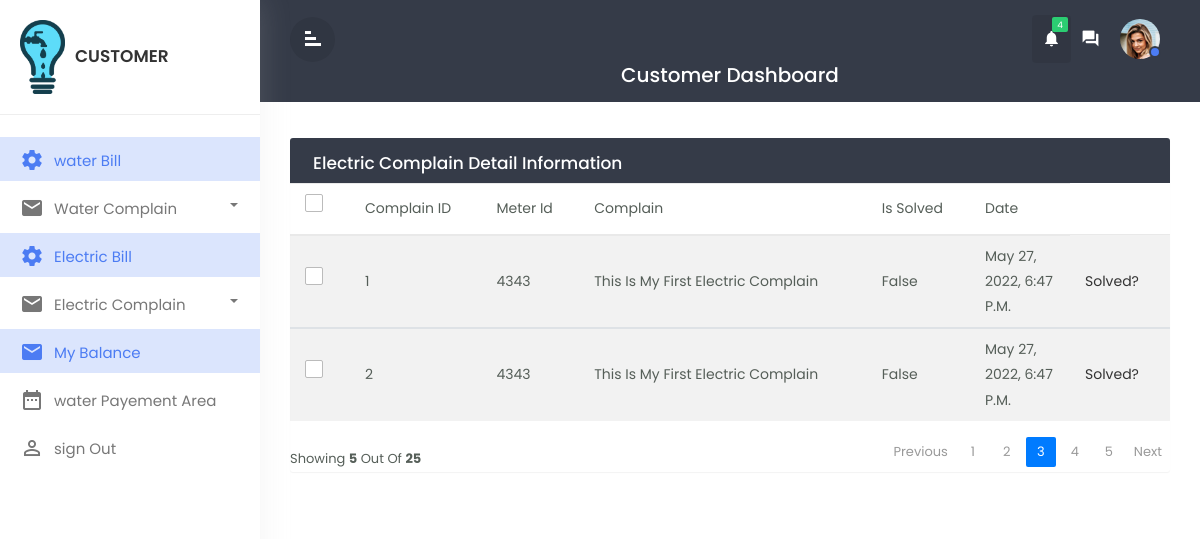
The page /viewelectriccomplain/ (signed in) on the database its author committed.
### electric/models.py (models this page shows)
class ElectricComplain(models.Model):
    meter_id = models.ForeignKey(on_delete=models.CASCADE, to=ElectricCustomer)
    complain = models.TextField()
    date = models.DateTimeField(default=timezone.now)
    is_solved = models.CharField(max_length=50,default=False )
    phone_number=models.IntegerField(null=True)
    class Meta:
        db_table = "electric_complain"

### electric/views.py (the view)
# urls.py: path('viewelectriccomplain/',views.viewelectriccomplain,name='viewelectriccomplain'),
def viewelectriccomplain(request):
    x=request.user.username
    y= ElectricCustomer.objects.get(username=x)
    electriccomplaindata = ElectricComplain.objects.filter(meter_id_id =y)
    context = {
        'electriccomplaindata':electriccomplaindata
    }
    return render(request,'customer/viewelectriccomplain.html',context)

### templates/customer/viewelectriccomplain.html (shortened to what this page needs)
{% extends 'customer/customerbase.html' %}
{% block content %}
<div id="mymain" class="main-content">
    <div class="row">
    <div class="col-md-12">
        <div class="table-wrapper">
        <div class="table-title">
            <div class="row">
                <div class="col-sm-6 p-0 flex justify-content-lg-start justify-content-center">
                <h2 class="ml-lg-2">Electric Complain Detail Information</h2>
                </div>
            </div>
        </div>
        <table class="table table-striped table-hover">
            <thead>
                <tr>
                <th><span class="custom-checkbox">
                <label for="selectAll"></label></th>
                <th>Complain ID</th>
                <th>Meter Id</th>
                <th>Complain</th>
                <th>Is Solved</th>
                <th>Date</th>
                </tr>
            </thead>
            {% for data in electriccomplaindata %}
            <tbody>
                <tr>
                <th><span class="custom-checkbox">
                <label for="checkbox1"></label></th>
                <th>{{data.id}}</th>
                <th>{{data.meter_id_id}}</th>
                <th>{{data.complain}}</th>
                <th>{{data.is_solved}}</th>
                <th>{{data.date}}</th>
                <th>
                <form action=" " method="post">
                <a href="{% url 'viewelectriccomplain' %}">solved?</a>
                </form>
                </th>
                </tr>
            </tbody>
            {%endfor%}
        </table>
        <div class="clearfix">
            <div class="hint-text">showing <b>5</b> out of <b>25</b></div>
            <ul class="pagination">
            <li class="page-item disabled"><a href="#">Previous</a></li>
            <li class="page-item "><a href="#"class="page-link">1</a></li>
            <li class="page-item "><a href="#"class="page-link">2</a></li>
            <li class="page-item active"><a href="#"class="page-link">3</a></li>
            <li class="page-item "><a href="#"class="page-link">4</a></li>
            <li class="page-item "><a href="#"class="page-link">5</a></li>
            <li class="page-item "><a href="#" class="page-link">Next</a></li>
            </ul>
        </div>
        </div>
    </div>
    </div>
</div>
{% endblock content %}

### static/css/custom.css (style rules this page uses)
body,html { line-height:1.8; font-family:'Poppins',sans-serif; color:#555e58; text-transform:capitalize; font-weight:400; margin:0px; padding:0px; }
a { color:#333; font-weight:400; }
ul,ol { padding:0px; margin:0px; list-style:none; }
a,a:hover,a:focus { color:#333; text-decoration:none; transition:all 0.3s; }
.main-content { padding:30px 30px 0px 30px; }
.table-wrapper { background-color: #fff; margin:6px 0px 40px 0px; width: 100%; overflow: auto; border-radius: 3px; box-shadow: 0 1px 1px rgb(0 0 0 / 5%); }
.table-title { background:#353b48; color:#fff; position:sticky; top:0; width:100%; left:0; padding:10px 30px; border-radius:0px 0px 0 0; }
.table-title h2 { margin:5px 0 0; font-size:17px; }
table.table tr th, table.table tr td { border-color:#e9e9e9; padding:8px 15px; font-size:14px; font-weight: 400; vertical-align:middle; }
table.table tr th:first-child { width:60px; }
table.table tr th:last-child { width:100px; }
.pagination { float:right; margin:0 0 5px; }
.pagination li a { border:none; font-size:13px; min-width:30px; min-height:30px; color:#999; margin:0 2px; line-height:30px; border-radius:2px!important; text-align:center; padding:0 6px; }
.hint-text { float:left; margin-top:10px; font-size:13px; }
.custom-checkbox { position:relative; }
.custom-checkbox label:before { width:18px; height:18px; }
.custom-checkbox label:before { content:""; margin-right:10px; display:inline-block; vertical-align:text-top; background-color:#fff; border:1px solid #bbb; border-radius:2px; box-sizing:border-box; z-index:2; }

### rows shown on the page
ElectricComplain: id "1", meter_id_id "4343", complain "This Is My First Electric Complain", is_solved "False", date "May 27, 2022, 6:47 P.m."
ElectricComplain: id "2", meter_id_id "4343", complain "This Is My First Electric Complain", is_solved "False", date "May 27, 2022, 6:47 P.m."
